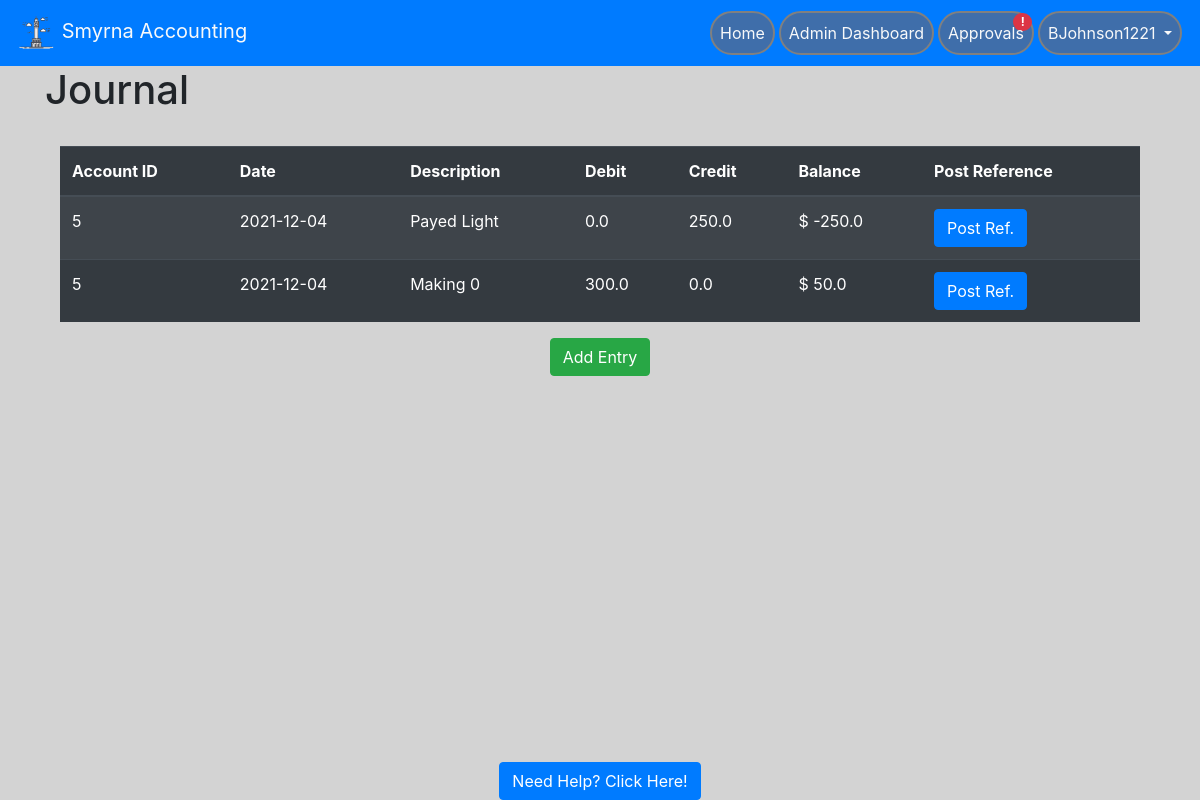
/accountView/5 (signed in), run on an earlier commit of the app's database.
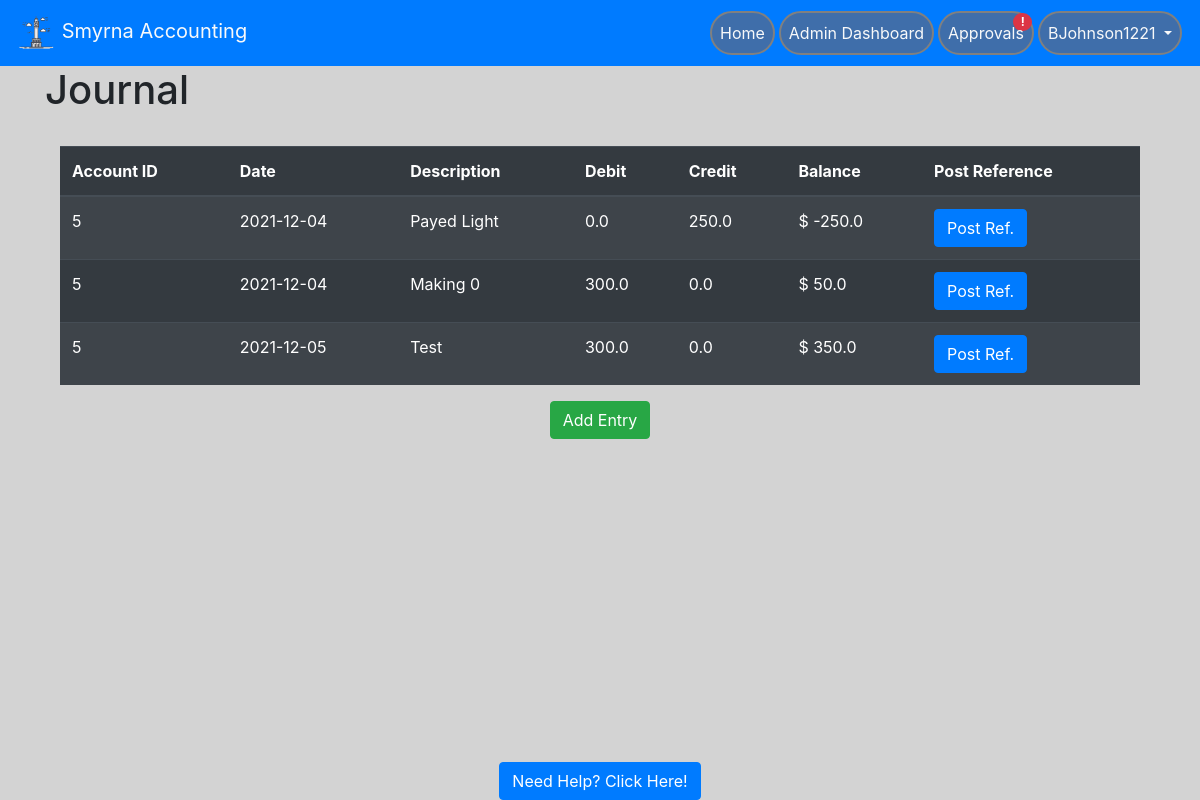
And on a later commit of the database.
### website/models.py (models this page shows, shortened)
class Ledger(db.Model):
    entry_num = db.Column(db.Integer, primary_key=True)
    entry_desc = db.Column(db.String(150))
    entry_date = db.Column(db.Date())
    entry_bal = db.Column(db.Float)
    entry_cred = db.Column(db.Float)
    entry_deb = db.Column(db.Float)
    isApproved = db.Column(db.String(25), nullable=False, default="Pending")
    acc_num = db.Column(db.Integer, db.ForeignKey('account.acc_num'))
    attachment = db.Column(db.BLOB, default=bytes(json.dumps("static/default.pdf"), 'utf8'))
    reject_comment = db.Column(db.String(300), default="N/A")

### website/auth.py (the view, shortened to what this page needs)
@auth.route('/accountView/<id>', methods = ['GET', 'POST'])
@login_required
def view_account(id):
    return render_template('accountView.html', user=current_user, acc_id=id,
                        acc_query=Account.query.join(User).filter(Account.user_id == id),
                        led_query=Ledger.query.join(Account).filter(Ledger.acc_num == id,
                                                                    Ledger.isApproved == 'Approved'))

### website/__init__.py (called while the page is built)
def create_app():
    app = Flask(__name__)
    app.config['SECRET_KEY'] = 'this is the secret key'
    app.config['SQLALCHEMY_DATABASE_URI'] = f'sqlite:///{DB_NAME}'
    db.init_app(app)
    app.config['MAIL_SERVER'] = 'smtp.gmail.com'
    app.config['MAIL_PORT'] = 465
    app.config['MAIL_USE_SSL'] = True
    app.config['MAIL_USERNAME'] = 'brandondunson15@gmail.com'
    app.config['MAIL_PASSWORD'] = 'Panopticon0987!@'
    mail.init_app(app)
    from .views import views
    from .auth import auth
    app.register_blueprint(views, url_prefix='/')
    app.register_blueprint(auth, url_prefix='/')
    from .models import User
    create_database(app)
    login_manager = LoginManager()
    login_manager.login_view = 'auth.login'
    login_manager.init_app(app)
    @login_manager.user_loader
    def load_user(id):
        return User.query.get(int(id))
    return app

### website/templates/accountView.html (shortened to what this page needs)
{% extends "base.html" %}
{%block content%}
    <head>
    <h1>Journal</h1>
    </head>
<br>
<div class="container-fluid" style="height: 400px">
    <table class="table table-striped table-dark">
        <thead>
          <tr>
            <th scope="col">Account ID</th>
            <th scope="col">Date</th>
            <th scope="col">Description</th>
            <th scope="col">Debit</th>
            <th scope="col">Credit</th>
            <th scope="col">Balance</th>
              <th scope="col">Post Reference</th>
          </tr>
        </thead>
        <tbody style="overflow-y: scroll;">
          {% for ledger in led_query %}
          <tr id="rowz">
            <td>{{ledger.acc_num}}</td>
            <td>{{ledger.entry_date}}</td>
            <td>{{ledger.entry_desc}}</td>
            <td>{{ledger.entry_deb}}</td>
            <td>{{ledger.entry_cred}}</td>
            <td>$ {{ledger.entry_bal}}</td>
            <td><form method="post"><button name="pr" type="submit" class="btn btn-primary" value="{{ ledger.acc_num }}">Post Ref.</button></form></td>
          </tr>
          {% endfor %}
        </tbody>
      </table>
      <div class="text-center">
        <button class="btn btn-success" type="button" data-toggle="modal" data-target="#ledgermodal">Add Entry</button>
      </div>
</div>
{% endblock %}

What changed in the data, as far as the page shows it:
added Ledger: acc_num "5", entry_date "2021-12-05", entry_desc "Test", entry_deb "300.0", entry_cred "0.0", entry_bal "350.0"
